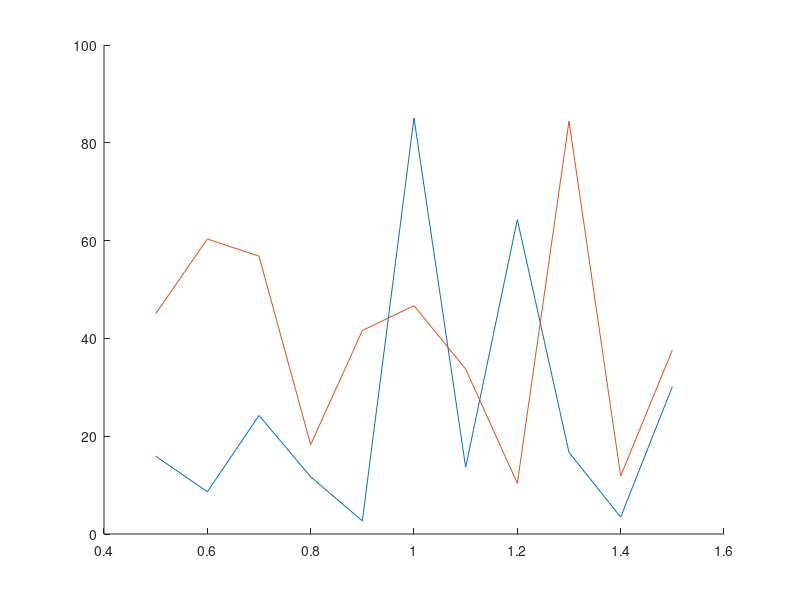

Write the MATLAB code that produced this figure.
data1 = load('vt_results_elec.mat');
data2 = load('vt_results_elec_rege.mat');
results_elec = data1.results_elec;
results_elec_rege = data2.results_elec_rege;

%%

Nres = length(results_elec);
Tfs = zeros(Nres,1);
eff_elec = zeros(Nres,1);
eff_elec_rege = zeros(Nres,1);
E_elec = zeros(Nres,1);
E_elec_rege = zeros(Nres,1);
for i=1:Nres
    Tfs(i) = size(results_elec{i,1}.traj.u,2)*0.02;
    eff_elec(i) = results_elec{i,1}.tjf.rege_ratio;
    eff_elec_rege(i) = results_elec_rege{i,1}.tjf.rege_ratio;
    E_elec(i) = results_elec{i,1}.tjf.E_netelec;
    E_elec_rege(i) = results_elec_rege{i,1}.tjf.E_netelec;
    
end

figure
hold on
%plot(Tfs,eff_elec,Tfs,eff_elec_rege)
plot(Tfs,E_elec,Tfs,E_elec_rege)

hold off
